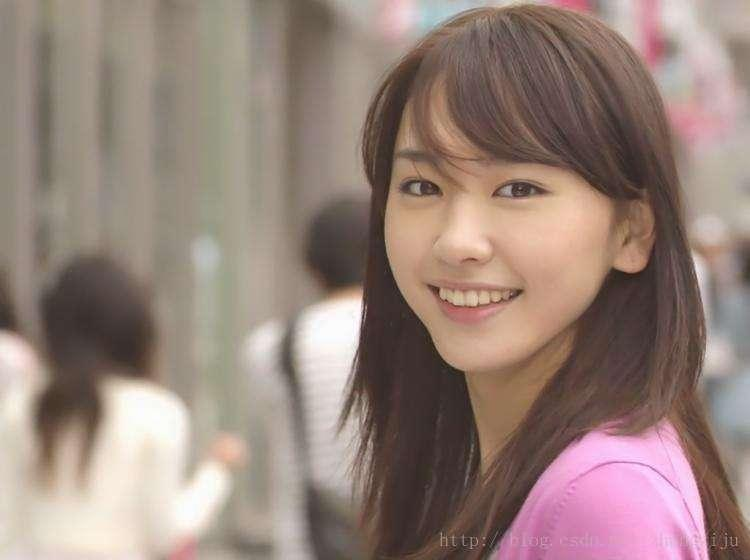
#> input picture python_workbook/myWife.jpg, 750 x 560 px, found by its file name
$ python 0000.py
#> lines starting #> are read from the running program, lines starting #| are printed output that depends on the picture
# 将你的 QQ 头像（或者微博头像）右上角加上红色的数字，类似于微信未读信息数量那种提示效果。 类似于图中效果

from PIL import Image, ImageDraw, ImageFont,ImageFilter,ImageDraw
import os
path = os.path.join(os.path.abspath('.'), '4disland', '0000', 'myWife.jpg')
im = Image.open(path)
#> im is the input picture: PIL image 750x560 RGB; mean R, G, B 151.4, 131.1, 122.6
print(im.format)
#| JPEG
# rgb2xyz = (0.412453,0.357580, 0.180423, 0,
#            0.212671,0.715160, 0.072169, 0,
#            0.019334, 0.119193, 0.950227, 0)
# new_im=im.convert('L',rgb2xyz)
# new_im.show()
print(im.info)
#| {'jfif': 257, 'jfif_version': (1, 1), 'jfif_unit': 0, 'jfif_density': (1, 1)}
region = im.crop((0, 0, 210, 610))
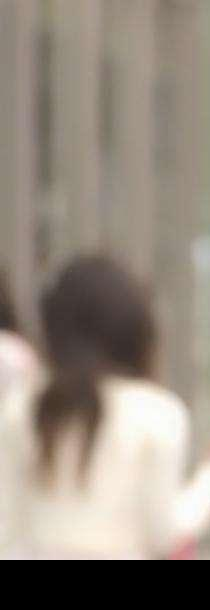
#> region: PIL image 210x610 RGB; mean R, G, B 149.1, 138.4, 127
im.paste(region, (100, 100 ))
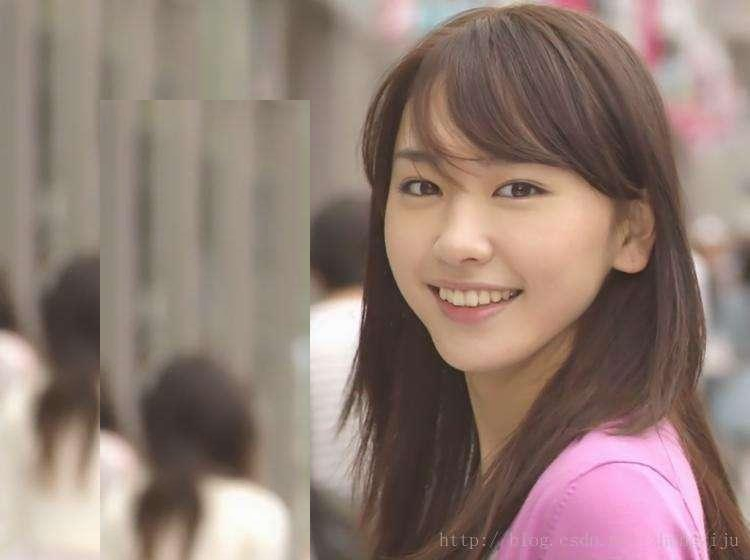
#> im: PIL image 750x560 RGB; mean R, G, B 146.4, 125.8, 117.5
bluF = im.filter(ImageFilter.BLUR)
conf = im.filter(ImageFilter.CONTOUR)
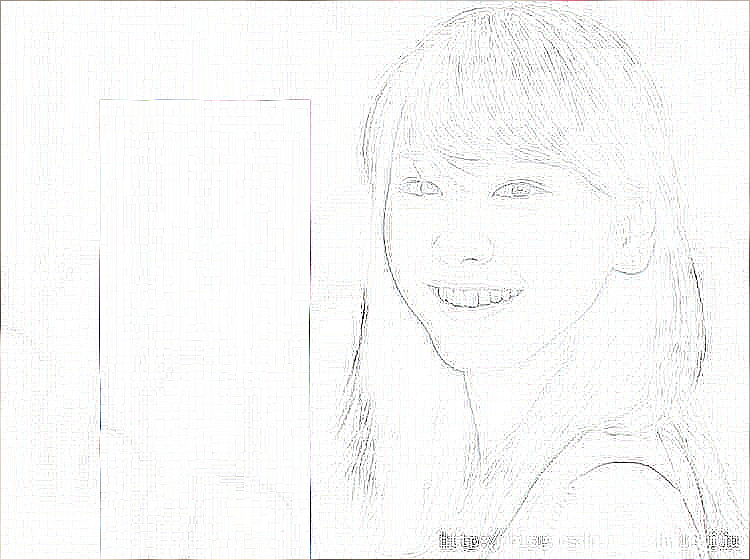
#> conf: PIL image 750x560 RGB; mean R, G, B 248.8, 248.8, 248.6
edgeF = im.filter(ImageFilter.FIND_EDGES)
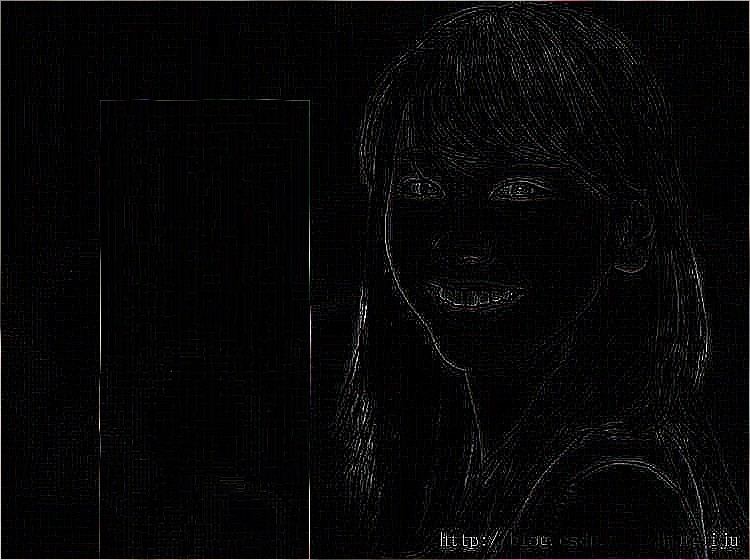
#> edgeF: PIL image 750x560 RGB; mean R, G, B 6.8, 6.5, 6.7
# [4 lines of commented-out code are left out]

draw = ImageDraw.Draw(im)
draw.text((100, 100), 'myWife', 'red',Wordsize=60)
im.show()

$ run again, with python_workbook/image.jpg copied over python_workbook/myWife.jpg
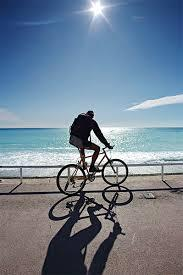
#> input picture python_workbook/image.jpg, 183 x 275 px, found by its file name
#> im is the input picture: PIL image 183x275 RGB; mean R, G, B 113.5, 129.3, 146.1
#| JPEG
#| {'jfif': 257, 'jfif_version': (1, 1), 'jfif_unit': 0, 'jfif_density': (1, 1)}
#> `edgeF = im.filter(ImageFilter.FIND_EDGES)`:
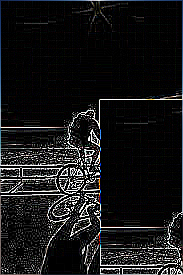
#> edgeF: PIL image 183x275 RGB; mean R, G, B 22.7, 22.9, 23.5
#> `im.show()`:
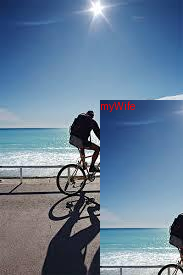
#> shown: PIL image 183x275 RGB; mean R, G, B 103.3, 126.9, 151.7
